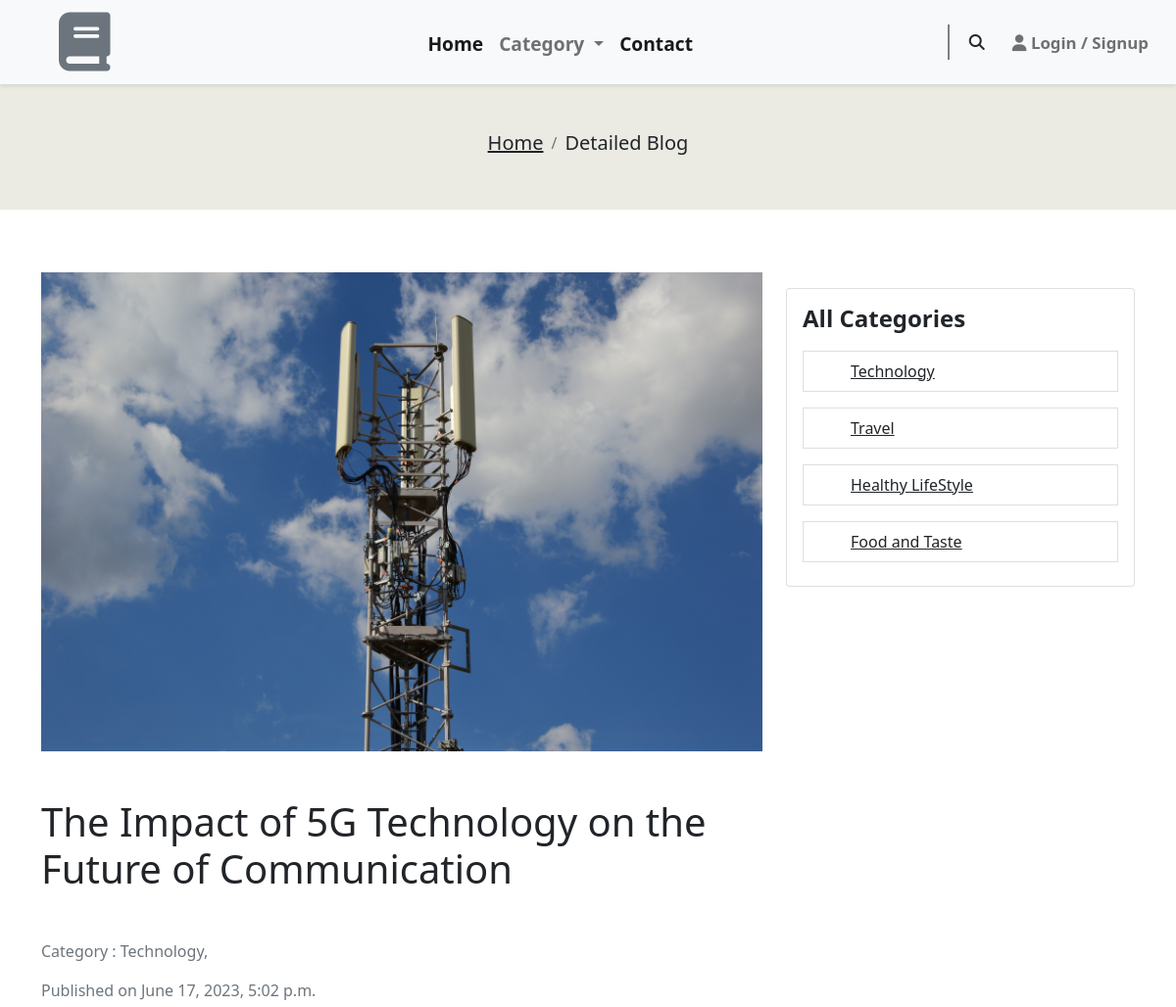
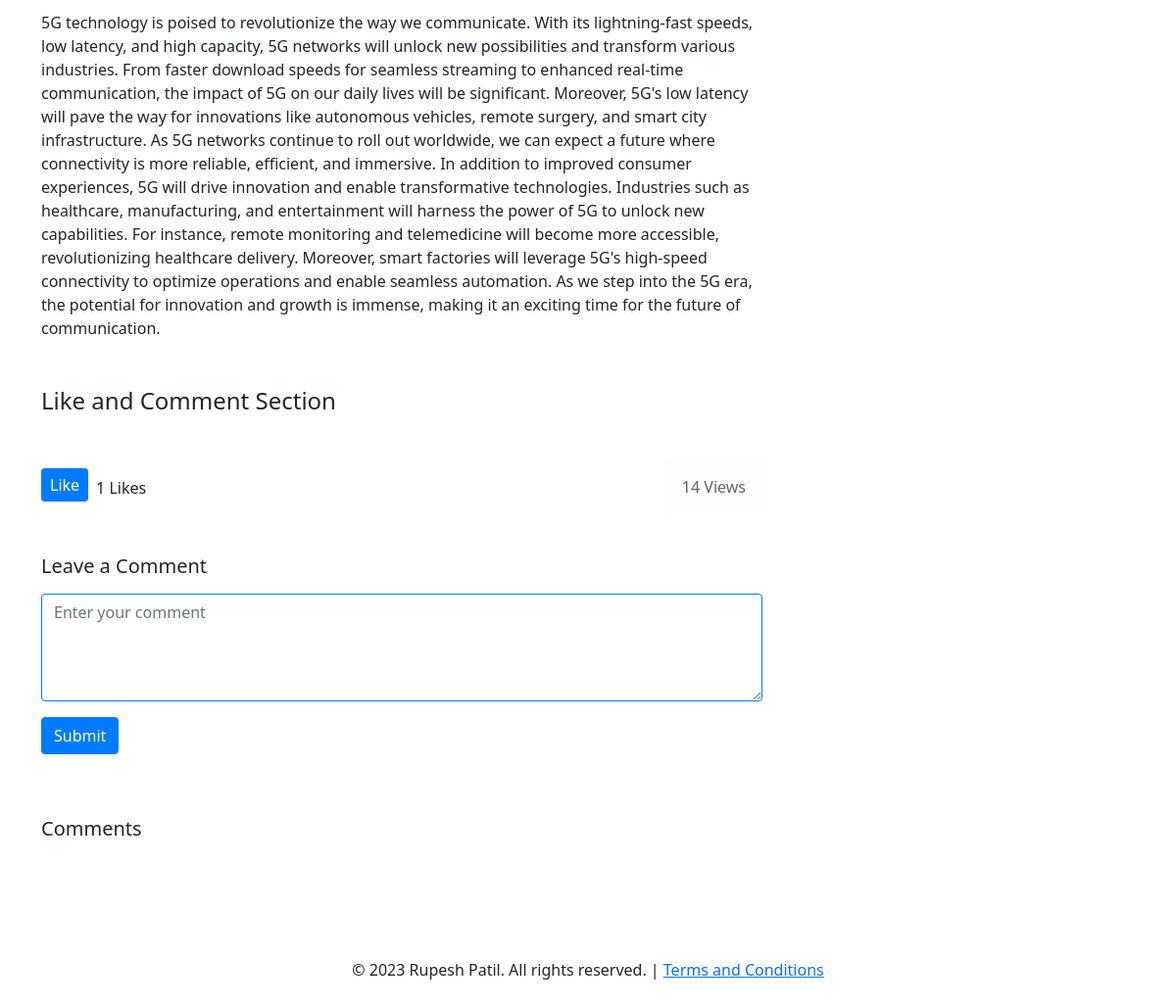
The page /detailed-blog/the-impact-of-5g-technology-on-the-future-of-communication/ on the database its author committed (2 pictures, top to bottom).
### BlogApp/models.py (models this page shows, shortened)
class Post(models.Model):
  title = models.CharField(max_length=200)
  content = models.TextField()
  date_posted = models.DateTimeField(default=timezone.now)
  author =  models.ForeignKey(User, on_delete=models.SET_NULL, null=True)
  categories = models.ManyToManyField(Category)
  featured_image = models.ImageField(upload_to='post_images', null=True, blank=True)
  slug = models.SlugField(unique=True)
  view_count = models.PositiveIntegerField(default=0)
  def display_image(self):
    if self.featured_image:
      return self.featured_image.url
    else:
      return "No Image Available"
  def save(self, *args, **kwargs):
    if not self.slug:
      self.slug = slugify(self.title)
    super().save(*args, **kwargs)

class Category(models.Model):
  name = models.CharField(max_length=100)
  slug = models.SlugField(unique=True)

### BlogApp/views.py (the view)
# urls.py: path('detailed-blog/<slug>/', detailed_blog, name='detailed-blog'),
def detailed_blog(request, slug):
    detailed_blog = get_object_or_404(Post, slug=slug)
    detailed_blog.view_count += 1
    detailed_blog.save()
    category = Category.objects.all()
    comments = detailed_blog.comments.filter(active=True).order_by('-date_posted')
    if request.user.is_authenticated:
        View.objects.create(user=request.user, post=detailed_blog, viewed_at=timezone.now())
    is_liked = False
    is_disliked = False
    if request.user.is_authenticated:
        user = request.user
        is_liked = Like.objects.filter(post=detailed_blog, user=user).exists()
        is_disliked = Like.objects.filter(post=detailed_blog, user=user).exists()
    if 'like' in request.GET and not is_liked and not is_disliked:
        like = Like(comment=comments[0], user=request.user)
        like.save()
        is_liked = True
    elif 'dislike' in request.GET and not is_liked and not is_disliked:
        dislike = Like(comment=comments[0], user=request.user)
        dislike.save()
        is_disliked = True
    total_like = Like.objects.filter(post=detailed_blog)
    if request.method == 'POST' and request.user.is_authenticated:
        try:
            form = CommentForm(request.POST)
            if form.is_valid():
                Comment.objects.create(
                    post=Post.objects.filter(slug=detailed_blog.slug).first(),
                    author=User.objects.get(id=request.user.id),
                    content=form.cleaned_data['content'],
                    active=True
                )
                return JsonResponse({'success': True})
            else:
                return JsonResponse({'success': False, 'errors': f'{form.errors}'})
        except:
            return JsonResponse({'success': False, 'errors': f'Please log in to write a comment.', 'login_required': True})
    else:
        form = CommentForm()
    return render(request, 'detailed_blog.html',
                  {'blog': detailed_blog, 'category': category, 'comments': comments, 'is_liked': is_liked,
                   'is_disliked': is_disliked, 'total_like': total_like, 'comment_form': form})

### BlogApp/forms.py
class CommentForm(forms.ModelForm):
  class Meta:
    model = Comment
    fields = ['content']
  content = forms.CharField(
    widget=forms.Textarea(attrs={
      'class': 'form-control',
      'id': 'comment',
      'rows': '4',
      'placeholder': 'Enter your comment'
    })
  )

### BlogApp/templatetags/category_tags.py (called while the page is built)
@register.simple_tag
def get_all_categories():
  return Category.objects.all()

### templates/detailed_blog.html (shortened to what this page needs)
{% extends 'index.html' %}
{% load category_tags %}
{% block content %}
<nav aria-label="breadcrumb  text-center  ">
  <ol class="breadcrumb py-5  text-center justify-content-center">
    <li class="breadcrumb-item"><a href="/" class="text-dark "> <h5>Home</h5> </a></li>
    <li class="breadcrumb-item active text-dark " aria-current="page"><h5 class="d-flex ">Detailed Blog</h5></li>
  </ol>
</nav>
<section class="py-5">
  <div class="container">
    <div class="row">
      <div class="col-lg-8">
        <article>
          <img src="{{ blog.display_image }}" alt="Block 1 Image" class="img-fluid">
          <h1 class="my-5">{{blog.title}}</h1>
          <p class="text-muted mb-3"> Category :{% for category in blog.categories.all  %}
            {{ category.name }},
         {% endfor %}</p>
          <p class="text-muted mb-3">Published on {{blog.date_posted}}</p>
          <p class=" justify-content-between d-flex">
            {{blog.content}}
          </p>
          <div class="mt-5">
            <h4 class="my-4">Like and Comment Section</h4>
            <div class="d-flex justify-content-between align-items-center">
              <div class="likes d-flex align-baseline">
                <div class="like-dislike">
                  {% if is_liked %}
                  <button
                    id="dislike-button"
                    class="btn btn-danger btn-sm"
                    name="{{ blog.slug }}"
                  >
                    Dislike
                  </button>
                  {% else %}
                  <button
                    id="like-button"
                    class="btn btn-primary btn-sm"
                    name="{{ blog.slug }}"
                  >
                    Like
                  </button>
                  {% endif %}
                </div>
                <span id="like-count" class="ml-2 mx-2 mt-2">
                  <span id="like-count-total"> {{ total_like.count }} </span>
                  Likes</span
                >
              </div>
              <div class="comments">
                  <p class=" alert alert-light"> {{blog.view_count}} Views </p>
              </div>
            </div>
            <div class="mt-4">
              <h5 class="my-3">Leave a Comment</h5>
              <form
                id="comment-form"
                method="post"
                action="{% url 'detailed-blog' blog.slug %}"
                novalidate
              >
                <div class="form-group">
                  {{ comment_form.content }}
                </div>
                <button type="submit" class="btn btn-primary my-3">
                  Submit
                </button>
              </form>
            </div>
            <div class="mt-5">
              <h5 class="mb-4">Comments</h5>
            </div>
          </div>
        </article>
      </div>
      <div class="col-lg-4">
        <div class="card my-3">
          <div class="card-body">
            <h5 class="card-title">All Categories</h5>
            <ul class="list-group border-none">
              {% get_all_categories as all_categories %}
                {% for category in all_categories %}
                  <a class="text-dark my-2" href="{% url 'post_list_by_category' category.slug %}">
                    <li class="list-group-item px-5">{{ category.name }}</li>
                  </a>
                  {% endfor  %}
              </ul>
          </div>
        </div>
      </div>
    </div>
  </div>
</section>
{% endblock %}

### static/style.css (style rules this page uses)
body { margin: 0 auto; box-sizing: border-box; }
.form-control { border-color: #007bff; }
.card-title { font-size: 24px; font-weight: bold; margin-bottom: 10px; }
.btn-primary { font-size: 16px; }
.card { margin-bottom: 20px; }
.btn-primary { background-color: #007bff; border-color: #007bff; }
.alert { margin-top: 20px; }
.breadcrumb { background-color: #ecebe3 !important; }

### rows shown on the page
Post: display_image (picture), title "The Impact of 5G Technology on the Future of Communication", date_posted "June 17, 2023, 5:02 p.m.", content "5G technology is poised to revolutionize the way we communicate. With its lightning-fast speeds, low latency, and high capacity, 5G networks will unlock new possibilities and transform various industries. From faster download speeds for seamless streaming to enhanced real-time communication, the impact of 5G on our daily lives will be significant. Moreover, 5G's low latency will pave the way for innovations like autonomous vehicles, remote surgery, and smart city infrastructure. As 5G networks continue to roll out worldwide, we can expect a future where connectivity is more reliable, efficient, and immersive. In addition to improved consumer experiences, 5G will drive innovation and enable…", view_count "14"
Category: name "Technology"
Category: name "Travel"
Category: name "Healthy LifeStyle"
Category: name "Food and Taste"

### other values the page prints
{{ total_like.count }} "1"
